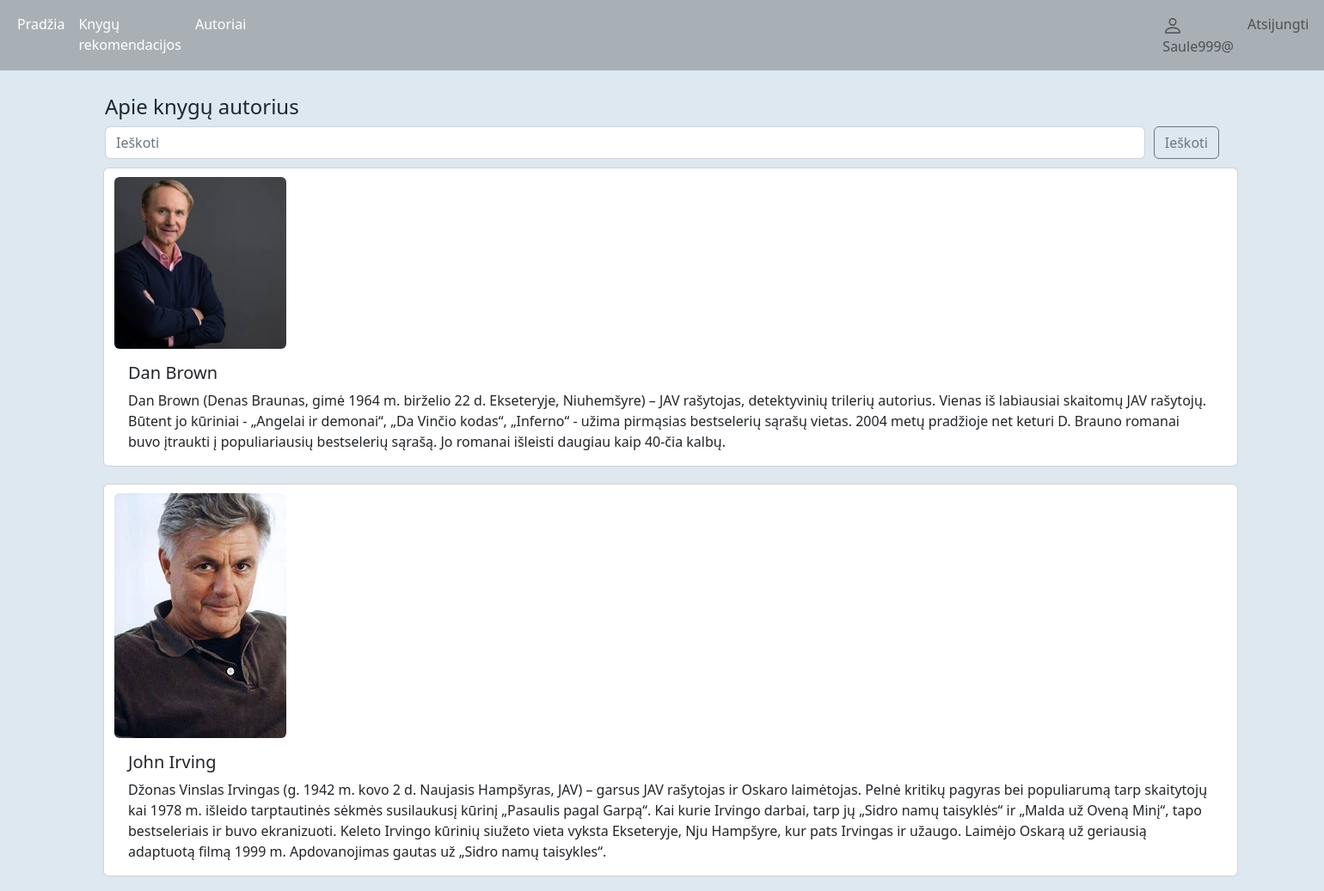
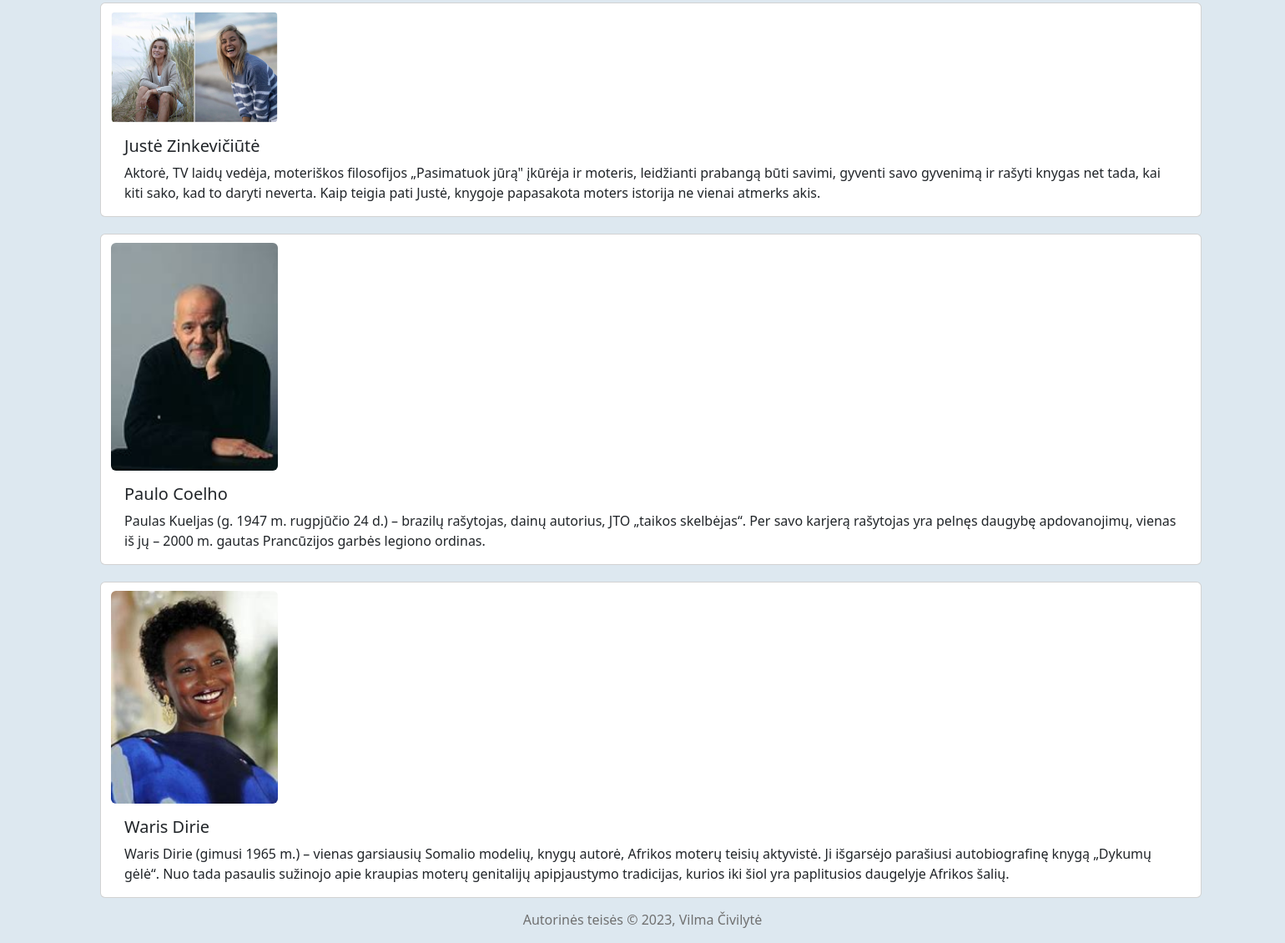
/authors/ (signed in), run on the app's committed database (2 pictures, top to bottom).
### books/models.py (models this page shows, shortened)
class BookAuthor(models.Model):
    full_name = models.CharField(max_length=100, verbose_name = 'Autoriaus vardas, pavardė')
    country = models.CharField(max_length=50, verbose_name = 'Šalis')
    about_author = models.TextField(blank=True, verbose_name = 'Apie autorių')
    photo = models.ImageField(upload_to="images/")
    class Meta:
        verbose_name = 'Autorius'
        verbose_name_plural = 'Autoriai'
        ordering = ['full_name', ]

### books/views.py (the view)
# urls.py: path('authors/', authors, name='authors'),
def authors(request):
    allauthors = BookAuthor.objects.all()
    context = {
        'allauthors': allauthors,
        'menu': menu,
        'title': 'Knygų autoriai',
        'title2': 'Apie knygų autorius'
    }
    return render(request, 'books/authors.html', context=context)

### books/templates/books/authors.html
{% extends 'books/base.html' %}
{% block content %}
<br>
<div class="container mt-1">
<h4>{{ title2 }}</h4>
<form class="form-inline my-2 my-lg-0" style="display:flex;">
  <input class="form-control mr-sm-2" type="search" placeholder="Ieškoti" />
  <button class="btn btn-outline-secondary my-2 my-sm-0" type="submit" style="margin-left: 10px;"> Ieškoti </button>
</form>
<div class="row">
  {% for q in allauthors %}
    <div class="card" style="margin: 10px; display:flex;" >
      <img class="rounded" src="{{q.photo.url}}" alt="Card image cap" height="auto" width="200" style="margin-top: 10px;">
      <div class="card-body">
        <h5 class="card-title">{{q.full_name}}</h5>
        <p class="card-text">{{q.about_author}}</p>
      </div>
    </div>
  {% endfor %}
</div>
</div>
{% endblock %}

### books/templates/books/base.html (shortened to what this page needs)
{% load static %}
<!DOCTYPE html>
<html lang="en">
<head>
  <link href="https://cdn.jsdelivr.net/npm/bootstrap@5.2.3/dist/css/bootstrap.min.css" rel="stylesheet" />
  <link rel="stylesheet" href="{% static 'books/css/styles.css' %}"/>
</head>
<body>
  {% block mainmenu %}
  <nav class="navbar sticky-top navbar-expand-sm navbar-light" name="mainmenu" style="background-color: #a8b0b6; width: 100%;">
    <div class="container-fluid">
      <ul class="navbar-nav list-inline">
        {% for x in menu %}
        <li class="nav-item">
          <a class="nav-link active" href="{% url x.url_name %}" style="color: #fff;"> {{ x.title }} </a>
        </li>
        {% endfor %}
        {% if user.is_authenticated %}
        <li class="nav-item" style="margin-left: 1050px;"><a class="nav-link" href="#">
        {{ user.get_username }}</a></li>
        <li class="nav-item"><a class="nav-link" href="{% url 'logout'%}?next={{request.path}}">Atsijungti</a></li>
        {% else %}
        <li class="nav-item" style="margin-left: 1050px;"><a class="nav-link" href="{% url 'login'%}?next={{request.path}}">Prisijungti</a></li>
      {% endif %}
      </ul>
    </div>
  </nav>
  {% endblock %} {% block content %} {% endblock %}
<div class="container mt-1">
  <footer style="color: rgb(112, 112, 112); text-align: center;"><p>Autorinės teisės © 2023, Vilma Čivilytė</p></footer>
</div>
</body>
</html>

### books/static/books/css/styles.css (style rules this page uses)
body { background-color: #dde8f0; }

### data on the page
BookAuthor: photo (picture), full_name "Dan Brown", about_author "Dan Brown (Denas Braunas, gimė 1964 m. birželio 22 d. Ekseteryje, Niuhemšyre) – JAV rašytojas, detektyvinių trilerių autorius. Vienas iš labiausiai skaitomų JAV rašytojų. Būtent jo kūriniai - „Angelai ir demonai“, „Da Vinčio kodas“, „Inferno“ - užima pirmąsias bestselerių sąrašų vietas. 2004 metų pradžioje net keturi D. Brauno romanai buvo įtraukti į populiariausių bestselerių sąrašą. Jo romanai išleisti daugiau kaip 40-čia kalbų."
BookAuthor: photo (picture), full_name "John Irving", about_author "Džonas Vinslas Irvingas (g. 1942 m. kovo 2 d. Naujasis Hampšyras, JAV) – garsus JAV rašytojas ir Oskaro laimėtojas. Pelnė kritikų pagyras bei populiarumą tarp skaitytojų kai 1978 m. išleido tarptautinės sėkmės susilaukusį kūrinį „Pasaulis pagal Garpą“. Kai kurie Irvingo darbai, tarp jų „Sidro namų taisyklės“ ir „Malda už Oveną Minį“, tapo bestseleriais ir buvo ekranizuoti. Keleto Irvingo kūrinių siužeto vieta vyksta Ekseteryje, Nju Hampšyre, kur pats Irvingas ir užaugo. Laimėjo Oskarą už geriausią adaptuotą filmą 1999 m. Apdovanojimas gautas už „Sidro namų taisykles“."
BookAuthor: photo (picture), full_name "Justė Zinkevičiūtė", about_author "Aktorė, TV laidų vedėja, moteriškos filosofijos „Pasimatuok jūrą\" įkūrėja ir moteris, leidžianti prabangą būti savimi, gyventi savo gyvenimą ir rašyti knygas net tada, kai kiti sako, kad to daryti neverta. Kaip teigia pati Justė, knygoje papasakota moters istorija ne vienai atmerks akis."
BookAuthor: photo (picture), full_name "Paulo Coelho", about_author "Paulas Kueljas (g. 1947 m. rugpjūčio 24 d.) – brazilų rašytojas, dainų autorius, JTO „taikos skelbėjas“. Per savo karjerą rašytojas yra pelnęs daugybę apdovanojimų, vienas iš jų – 2000 m. gautas Prancūzijos garbės legiono ordinas."
BookAuthor: photo (picture), full_name "Waris Dirie", about_author "Waris Dirie (gimusi 1965 m.) – vienas garsiausių Somalio modelių, knygų autorė, Afrikos moterų teisių aktyvistė. Ji išgarsėjo parašiusi autobiografinę knygą „Dykumų gėlė“. Nuo tada pasaulis sužinojo apie kraupias moterų genitalijų apipjaustymo tradicijas, kurios iki šiol yra paplitusios daugelyje Afrikos šalių."

### other printed values
{{ x.title }} "Pradžia" "Knygų rekomendacijos" "Autoriai"
{{ user.get_username }} "Saule999@"
{{ title2 }} "Apie knygų autorius"
